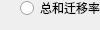
           <widget class="QWidget" name="page_13">
            <property name="geometry">
             <rect>
              <x>0</x>
              <y>0</y>
              <width>100</width>
              <height>30</height>
             </rect>
            </property>
            <attribute name="label">
             <string>迁移概率</string>
            </attribute>
            <widget class="QRadioButton" name="radioButton_88">
             <property name="geometry">
              <rect>
               <x>20</x>
               <y>0</y>
               <width>198</width>
               <height>16</height>
              </rect>
             </property>
             <property name="text">
              <string>总和迁移率模型法(系统提供数据)</string>
             </property>
            </widget>
            <widget class="QRadioButton" name="radioButton_95">
             <property name="geometry">
              <rect>
               <x>250</x>
               <y>80</y>
               <width>89</width>
               <height>16</height>
              </rect>
             </property>
             <property name="text">
              <string>RadioButton</string>
             </property>
            </widget>
            <widget class="QRadioButton" name="radioButton_124">
             <property name="geometry">
              <rect>
               <x>20</x>
               <y>30</y>
               <width>181</width>
               <height>16</height>
              </rect>
             </property>
             <property name="text">
              <string>总和迁移率模型法(自行计算)</string>
             </property>
            </widget>
            <widget class="QRadioButton" name="radioButton_125">
             <property name="enabled">
              <bool>false</bool>
             </property>
             <property name="geometry">
              <rect>
               <x>20</x>
               <y>50</y>
               <width>89</width>
               <height>16</height>
              </rect>
             </property>
             <property name="text">
              <string>其它模型法</string>
             </property>
            </widget>
            <widget class="QComboBox" name="comboBox22">
             <property name="geometry">
              <rect>
               <x>230</x>
               <y>0</y>
               <width>91</width>
               <height>22</height>
              </rect>
             </property>
             <item>
              <property name="text">
               <string>全国(整体)</string>
              </property>
             </item>
             <item>
              <property name="text">
               <string>全国(分省合计)</string>
              </property>
             </item>
             <item>
              <property name="text">
               <string>北京</string>
              </property>
             </item>
             <item>
              <property name="text">
               <string>天津</string>
              </property>
             </item>
             <item>
              <property name="text">
               <string>河北</string>
              </property>
             </item>
             <item>
              <property name="text">
               <string>山西</string>
              </property>
             </item>
             <item>
              <property name="text">
               <string>辽宁</string>
              </property>
             </item>
             <item>
              <property name="text">
               <string>吉林</string>
              </property>
             </item>
             <item>
              <property name="text">
               <string>黑龙江</string>
              </property>
             </item>
             <item>
              <property name="text">
               <string>上海</string>
              </property>
             </item>
             <item>
              <property name="text">
               <string>浙江</string>
              </property>
             </item>
             <item>
              <property name="text">
               <string>安徽</string>
              </property>
             </item>
             <item>
              <property name="text">
               <string>福建</string>
              </property>
             </item>
             <item>
              <property name="text">
               <string>江西</string>
              </property>
             </item>
             <item>
              <property name="text">
               <string>广西</string>
              </property>
             </item>
             <item>
              <property name="text">
               <string>陕西</string>
              </property>
             </item>
             <item>
              <property name="text">
               <string>海南</string>
              </property>
             </item>
             <item>
              <property name="text">
               <string>四川</string>
              </property>
             </item>
             <item>
              <property name="text">
               <string>贵州</string>
              </property>
             </item>
             <item>
              <property name="text">
               <string>湖南</string>
              </property>
             </item>
             <item>
              <property name="text">
               <string>河南</string>
              </property>
             </item>
             <item>
              <property name="text">
               <string>广东</string>
              </property>
             </item>
             <item>
              <property name="text">
               <string>湖北</string>
              </property>
             </item>
             <item>
              <property name="text">
               <string>西藏</string>
              </property>
             </item>
             <item>
              <property name="text">
               <string>重庆</string>
              </property>
             </item>
             <item>
              <property name="text">
               <string>云南</string>
              </property>
             </item>
             <item>
              <property name="text">
               <string>山东</string>
              </property>
             </item>
             <item>
              <property name="text">
               <string>江苏</string>
              </property>
             </item>
             <item>
              <property name="text">
               <string>内蒙古</string>
              </property>
             </item>
             <item>
              <property name="text">
               <string>甘肃</string>
              </property>
             </item>
             <item>
              <property name="text">
               <string>青海</string>
              </property>
             </item>
             <item>
              <property name="text">
               <string>宁夏</string>
              </property>
             </item>
             <item>
              <property name="text">
               <string>新疆</string>
              </property>
             </item>
            </widget>
           </widget>
